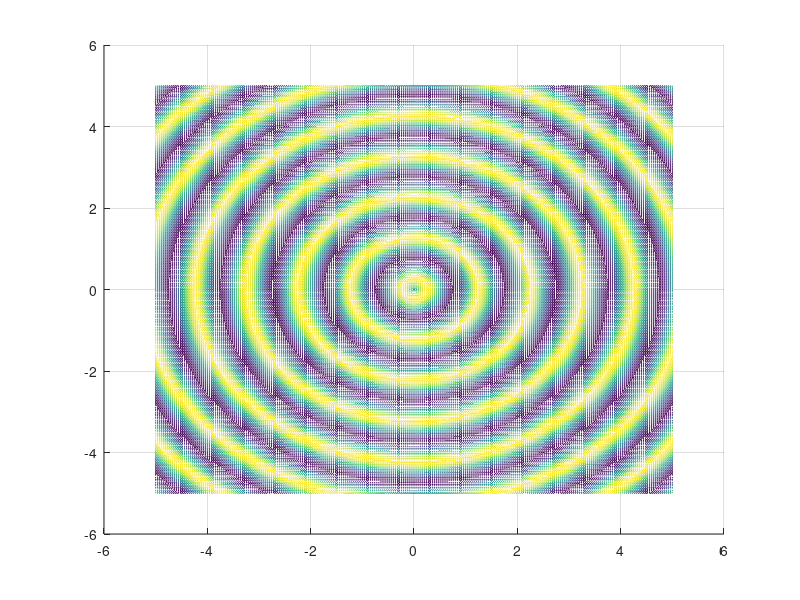

Write MATLAB code to recreate this figure.
Ta = 1/25;

t = 0:Ta:5;
x1 = -5:Ta:5;
x2 = -5:Ta:5;

N = length(t);
N1 = length(x1);
r = zeros(N, N1);

for n = 1:N
    tic
    for i = 1:N1
        r(i, :) = 2*sin(2*pi*sqrt(x1(i)^2 + x2.^2)-2*pi*t(n));
    end
    mesh(x1, x2, r);
    view(2);
    drawnow();
    pause(Ta-toc); %quanto mais tempo demora o código, menos tempo fica paused, assim o tempo que fica paused é geralmente sempre o mesmo entre iterações
end